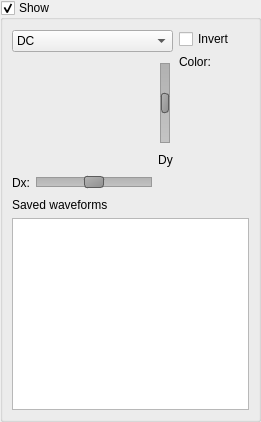
<?xml version="1.0" encoding="UTF-8"?>
<ui version="4.0">
 <class>ChannelWidget</class>
 <widget class="QWidget" name="ChannelWidget">
  <property name="geometry">
   <rect>
    <x>0</x>
    <y>0</y>
    <width>257</width>
    <height>422</height>
   </rect>
  </property>
  <property name="sizePolicy">
   <sizepolicy hsizetype="Minimum" vsizetype="Expanding">
    <horstretch>0</horstretch>
    <verstretch>0</verstretch>
   </sizepolicy>
  </property>
  <property name="windowTitle">
   <string>Form</string>
  </property>
  <layout class="QVBoxLayout" name="verticalLayout_5">
   <property name="spacing">
    <number>0</number>
   </property>
   <property name="leftMargin">
    <number>0</number>
   </property>
   <property name="topMargin">
    <number>0</number>
   </property>
   <property name="rightMargin">
    <number>0</number>
   </property>
   <property name="bottomMargin">
    <number>0</number>
   </property>
   <item>
    <widget class="QGroupBox" name="channelGroupBox">
     <property name="sizePolicy">
      <sizepolicy hsizetype="Minimum" vsizetype="Minimum">
       <horstretch>0</horstretch>
       <verstretch>0</verstretch>
      </sizepolicy>
     </property>
     <property name="title">
      <string>Show</string>
     </property>
     <property name="flat">
      <bool>true</bool>
     </property>
     <property name="checkable">
      <bool>true</bool>
     </property>
     <layout class="QVBoxLayout" name="verticalLayout_6">
      <property name="leftMargin">
       <number>9</number>
      </property>
      <property name="topMargin">
       <number>9</number>
      </property>
      <property name="rightMargin">
       <number>9</number>
      </property>
      <property name="bottomMargin">
       <number>9</number>
      </property>
      <item>
       <layout class="QVBoxLayout" name="verticalLayout_3">
        <item>
         <layout class="QHBoxLayout" name="horizontalLayout_3">
          <item>
           <layout class="QVBoxLayout" name="verticalLayout_2">
            <item>
             <widget class="QComboBox" name="chan1ComboBox">
              <item>
               <property name="text">
                <string>DC</string>
               </property>
              </item>
              <item>
               <property name="text">
                <string>AC</string>
               </property>
              </item>
              <item>
               <property name="text">
                <string>GND</string>
               </property>
              </item>
             </widget>
            </item>
            <item>
             <layout class="QGridLayout" name="gridLayout_2">
              <property name="sizeConstraint">
               <enum>QLayout::SetDefaultConstraint</enum>
              </property>
              <item row="0" column="0">
               <widget class="YResDial" name="resDial" native="true">
                <property name="minimumSize">
                 <size>
                  <width>140</width>
                  <height>110</height>
                 </size>
                </property>
                <property name="maximumSize">
                 <size>
                  <width>140</width>
                  <height>110</height>
                 </size>
                </property>
               </widget>
              </item>
              <item row="0" column="1">
               <layout class="QVBoxLayout" name="verticalLayout_4">
                <property name="sizeConstraint">
                 <enum>QLayout::SetFixedSize</enum>
                </property>
                <item>
                 <widget class="MYSlider" name="YSlider">
                  <property name="sizePolicy">
                   <sizepolicy hsizetype="Fixed" vsizetype="Fixed">
                    <horstretch>0</horstretch>
                    <verstretch>0</verstretch>
                   </sizepolicy>
                  </property>
                  <property name="styleSheet">
                   <string notr="true">QSlider::groove:vertical {
    border: 1px solid #999999;
    width: 8px; /* the groove expands to the size of the slider by default. by giving it a height, it has a fixed size */
    background: qlineargradient(x1:0, y1:0, x2:0, y2:1, stop:0 #B1B1B1, stop:1 #c4c4c4);
    margin: 2px 0;
}

QSlider::handle:vertical {
    background: qlineargradient(x1:0, y1:0, x2:1, y2:1, stop:0 #b4b4b4, stop:1 #8f8f8f);
    border: 1px solid #5c5c5c;
    height: 18px;
    margin: -2px 0; /* handle is placed by default on the contents rect of the groove. Expand outside the groove */
    border-radius: 3px;
}</string>
                  </property>
                  <property name="minimum">
                   <number>-255</number>
                  </property>
                  <property name="maximum">
                   <number>255</number>
                  </property>
                  <property name="orientation">
                   <enum>Qt::Vertical</enum>
                  </property>
                 </widget>
                </item>
                <item>
                 <widget class="QLabel" name="label">
                  <property name="sizePolicy">
                   <sizepolicy hsizetype="Preferred" vsizetype="Fixed">
                    <horstretch>0</horstretch>
                    <verstretch>0</verstretch>
                   </sizepolicy>
                  </property>
                  <property name="text">
                   <string>Dy</string>
                  </property>
                  <property name="alignment">
                   <set>Qt::AlignCenter</set>
                  </property>
                 </widget>
                </item>
               </layout>
              </item>
              <item row="1" column="0">
               <layout class="QHBoxLayout" name="horizontalLayout">
                <item>
                 <widget class="QLabel" name="DXLabel">
                  <property name="text">
                   <string>Dx:</string>
                  </property>
                 </widget>
                </item>
                <item>
                 <widget class="MYSlider" name="XSlider">
                  <property name="styleSheet">
                   <string notr="true">QSlider::groove:horizontal {
    border: 1px solid #999999;
    height: 8px; /* the groove expands to the size of the slider by default. by giving it a height, it has a fixed size */
    background: qlineargradient(x1:0, y1:0, x2:0, y2:1, stop:0 #B1B1B1, stop:1 #c4c4c4);
    margin: 2px 0;
}

QSlider::handle:horizontal {
    background: qlineargradient(x1:0, y1:0, x2:1, y2:1, stop:0 #b4b4b4, stop:1 #8f8f8f);
    border: 1px solid #5c5c5c;
    width: 18px;
    margin: -2px 0; /* handle is placed by default on the contents rect of the groove. Expand outside the groove */
    border-radius: 3px;
}</string>
                  </property>
                  <property name="minimum">
                   <number>-362</number>
                  </property>
                  <property name="maximum">
                   <number>361</number>
                  </property>
                  <property name="orientation">
                   <enum>Qt::Horizontal</enum>
                  </property>
                  <property name="tickPosition">
                   <enum>QSlider::NoTicks</enum>
                  </property>
                 </widget>
                </item>
               </layout>
              </item>
             </layout>
            </item>
           </layout>
          </item>
          <item>
           <layout class="QVBoxLayout" name="verticalLayout">
            <property name="sizeConstraint">
             <enum>QLayout::SetMinimumSize</enum>
            </property>
            <item>
             <widget class="QCheckBox" name="invertCheckBox">
              <property name="sizePolicy">
               <sizepolicy hsizetype="Fixed" vsizetype="Fixed">
                <horstretch>0</horstretch>
                <verstretch>0</verstretch>
               </sizepolicy>
              </property>
              <property name="text">
               <string>Invert</string>
              </property>
             </widget>
            </item>
            <item>
             <widget class="QLabel" name="label_2">
              <property name="sizePolicy">
               <sizepolicy hsizetype="Fixed" vsizetype="Preferred">
                <horstretch>0</horstretch>
                <verstretch>0</verstretch>
               </sizepolicy>
              </property>
              <property name="text">
               <string>Color:</string>
              </property>
             </widget>
            </item>
            <item>
             <layout class="QHBoxLayout" name="horizontalLayout_2">
              <item>
               <widget class="WidgetColorPicker" name="colorWidget" native="true">
                <property name="sizePolicy">
                 <sizepolicy hsizetype="Minimum" vsizetype="Preferred">
                  <horstretch>0</horstretch>
                  <verstretch>0</verstretch>
                 </sizepolicy>
                </property>
               </widget>
              </item>
              <item>
               <spacer name="horizontalSpacer">
                <property name="orientation">
                 <enum>Qt::Horizontal</enum>
                </property>
                <property name="sizeHint" stdset="0">
                 <size>
                  <width>0</width>
                  <height>20</height>
                 </size>
                </property>
               </spacer>
              </item>
             </layout>
            </item>
            <item>
             <spacer name="verticalSpacer">
              <property name="orientation">
               <enum>Qt::Vertical</enum>
              </property>
              <property name="sizeHint" stdset="0">
               <size>
                <width>0</width>
                <height>0</height>
               </size>
              </property>
             </spacer>
            </item>
           </layout>
          </item>
         </layout>
        </item>
        <item>
         <widget class="QLabel" name="label_3">
          <property name="sizePolicy">
           <sizepolicy hsizetype="Fixed" vsizetype="Minimum">
            <horstretch>0</horstretch>
            <verstretch>0</verstretch>
           </sizepolicy>
          </property>
          <property name="text">
           <string>Saved waveforms</string>
          </property>
         </widget>
        </item>
        <item>
         <widget class="QListWidget" name="listWidget">
          <property name="sizePolicy">
           <sizepolicy hsizetype="Fixed" vsizetype="Expanding">
            <horstretch>0</horstretch>
            <verstretch>0</verstretch>
           </sizepolicy>
          </property>
          <property name="maximumSize">
           <size>
            <width>237</width>
            <height>16777215</height>
           </size>
          </property>
         </widget>
        </item>
       </layout>
      </item>
     </layout>
    </widget>
   </item>
  </layout>
 </widget>
 <customwidgets>
  <customwidget>
   <class>YResDial</class>
   <extends>QWidget</extends>
   <header location="global">yresdial.h</header>
   <container>1</container>
  </customwidget>
  <customwidget>
   <class>MYSlider</class>
   <extends>QSlider</extends>
   <header>myslider.h</header>
  </customwidget>
  <customwidget>
   <class>WidgetColorPicker</class>
   <extends>QWidget</extends>
   <header>widgetcolorpicker.h</header>
   <container>1</container>
  </customwidget>
 </customwidgets>
 <resources/>
 <connections/>
</ui>
